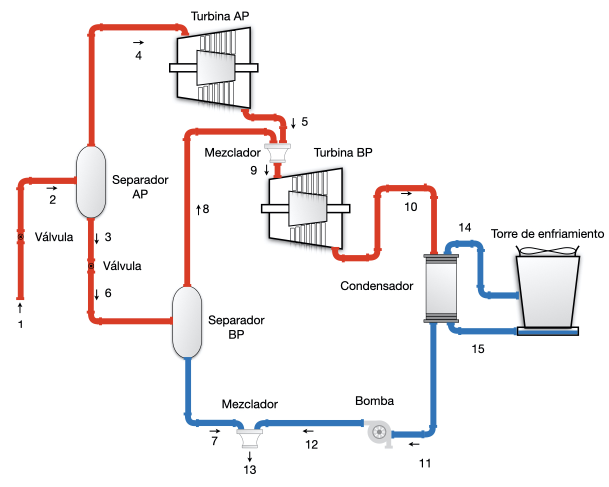
#> input picture fig/2etapas.jpeg, 1218 x 973 px, found by its file name (shown at 1/2 size)
$ jupyter execute --allow-errors 00_DF_CP.ipynb
#> lines starting #> are read from the running program, lines starting #| are printed output that depends on the picture
[cell 1]
from tabulate import tabulate
from skimage import io
import pandas as pd
import numpy
import matplotlib.pyplot as plt
from pyXSteam.XSteam import XSteam
#> (the rest of this cell did not finish here and is left out)

### Cálculo exergoeconómico de un ciclo de doble etapa flash condiciones Cerro Prieto

[cell 2]
image1=io.imread("../fig/2etapas.jpeg")/255.0
image2=io.imread("../fig/001.jpeg")/255.0
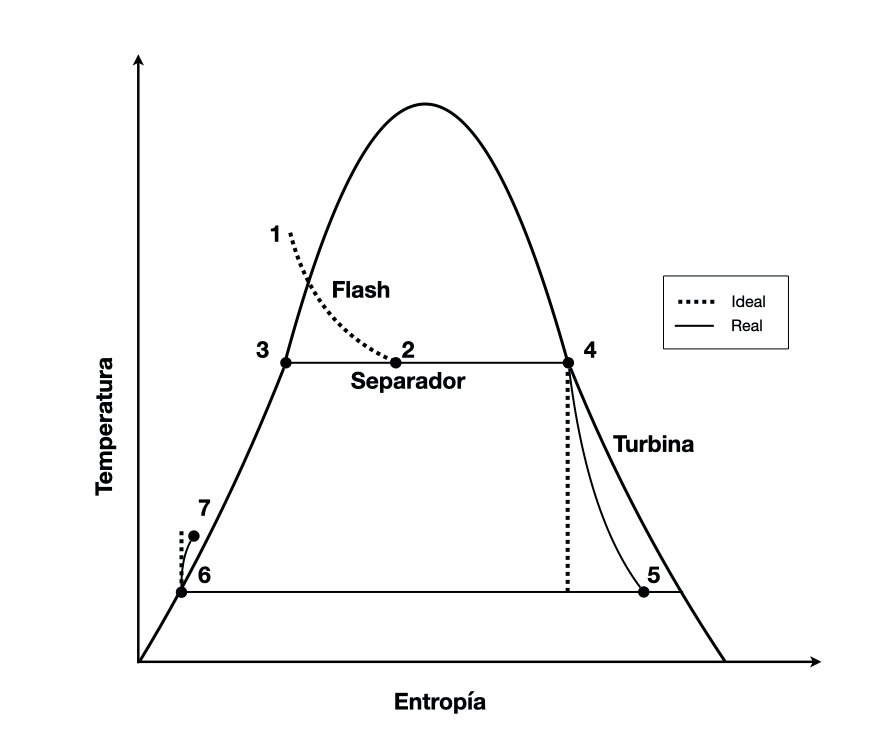
#> input picture fig/001.jpeg, 885 x 747 px, found by its file name
fig = plt.figure(figsize=(10, 7))
fig.add_subplot(1, 2, 1)
plt.imshow(image1,vmin=0,vmax=1)
plt.axis('off')
plt.title("Diagrama de configuración")
fig.add_subplot(1, 2, 2)
plt.imshow(image2,vmin=0,vmax=1)
plt.axis('off')
plt.title("Diagrama T-s")
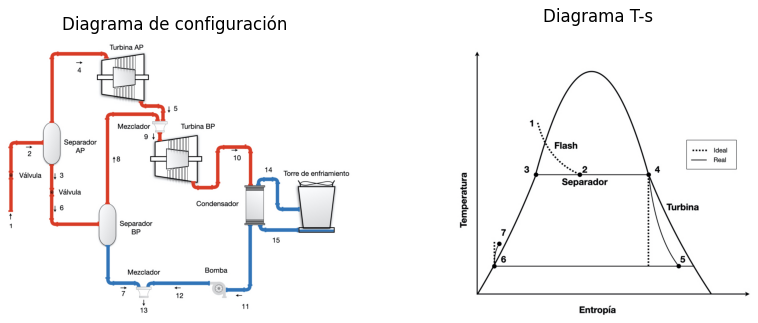
#> figure drawn by matplotlib, 2 panels
